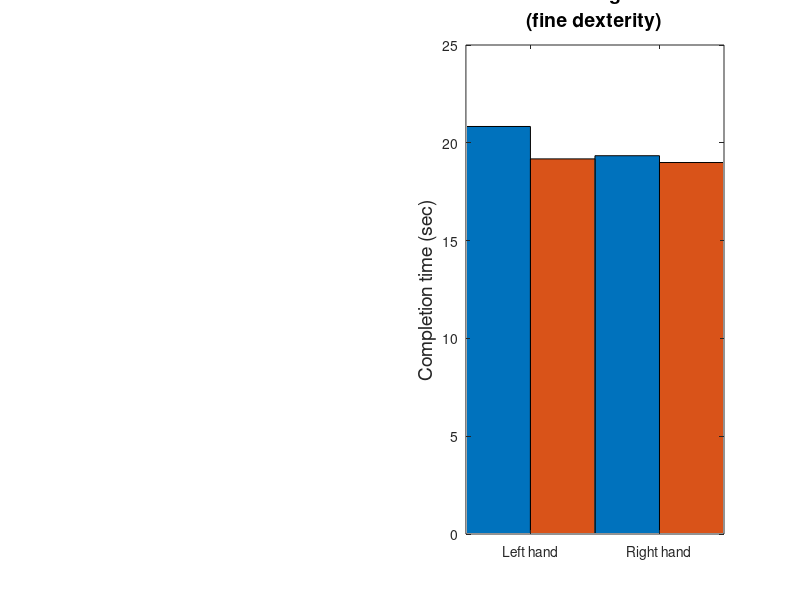

MATLAB code for this plot: (Note: this script raises an error after producing the figure.)
% This script evaluates differences in manual dexterity between non-musicians (controls)
% and skilled pianists, with a focus on both fine and gross motor performance.
%
% Two standardized behavioral assessments are used:
%   - 9-Hole Peg Test (9HPT): measures fine motor dexterity (completion time)
%   - Box and Blocks Test (B&B): measures gross motor dexterity (blocks moved per minute)
%
% The analysis is structured to address two key questions:
%   1. Do skilled individuals exhibit superior dexterity compared to controls?
%   2. Are there differences between dominant and non-dominant hand performance,
%      and do these differences depend on skill level?
%
% For each modality (9HPT and B&B), the script:
%   - Computes group-level summary statistics (mean ± SEM)
%   - Visualizes results across hands and groups
%   - Performs statistical comparisons:
%         • Between-group comparisons (rank-sum test)
%         • Within-subject hand comparisons (sign-rank test)
%
% This analysis provides a behavioral foundation for interpreting
% training-related adaptations in motor performance.

clear all;
load('dextData.mat')
subs = {'S01','S02','S03','S04','S05','S06','S07','S09','S10','S11','S12','S13','S14','S15','S17','S18','S19','S21','S23','S24'};
group = [1 1 1 2 1 2 1 1 2 2 2 1 1 1 2 2 1 1 2 2]; % groups

%% for 9HPT
%left hand 
meanNhPTCL = mean(NHPTLH(group == 1));
meanNhPTML = mean(NHPTLH(group == 2));

stdNHPTCL = std(NHPTLH(group ==1))/ sqrt(length(NHPTLH(group == 1)));
stdNHPTML = std(NHPTLH(group ==2))/ sqrt(length(NHPTLH(group == 2)));

% right hand
meanNhPTCR = mean(NHPTRH(group == 1));
meanNhPTMR = mean(NHPTRH(group == 2));

stdNHPTCR = std(NHPTRH(group ==1)) / sqrt(length(NHPTRH(group == 1)));
stdNHPTMR = std(NHPTRH(group ==2)) / sqrt(length(NHPTRH(group == 2)));

% H9HPT = [meanNhPTCR meanNhPTMR; meanNhPTCL meanNhPTML]
H9HPT = [meanNhPTCL meanNhPTML; meanNhPTCR meanNhPTMR ]

figure;

colorC = [0.4 0.7 0.9];
colorS = [0.9 0.4 0.4];

subplot(1,2,2)
h = bar(H9HPT,'BarWidth', 1);
ylabel('Completion time (sec)', 'FontSize', 14);
xticklabels({'Left hand', 'Right hand'});
title({'9-Hole Peg Test', '(fine dexterity)'},'fontsize', 14);

xCnt =  h(1).XData.' + [h.XOffset]; 
std9HPT = [stdNHPTCL stdNHPTML; stdNHPTCR stdNHPTMR ];
hold on;
er = errorbar(xCnt(:),H9HPT(:),std9HPT(:),'.','LineWidth',2)  % <--- If you want 1 errorbar object
er.Color = [0 0 0];
hold on

plot([xCnt(1) xCnt(2)], [1 1]*22, '-k','Linewidth', 2);  plot(mean([xCnt(1) xCnt(2)]), 22.6, '*k')
h(1).FaceColor = colorC;
h(2).FaceColor = colorS;
ylim([0 30])
yticks([0 10 20 30])
L = legend('controls', 'skilled', 'Orientation', 'horizontal','Location','northeast'); legend('boxoff');

box('off')
%% for B&B
%left hand 
meanBBLC = mean(BBLH(group == 1));
meanBBLM = mean(BBLH(group == 2));

stdBBLC = std(BBLH(group ==1))/ sqrt(length(BBLH(group == 1)));
stdBBLM = std(BBLH(group ==2))/ sqrt(length(BBLH(group == 2)));

% right hand
meanBBRC = mean(BBRH(group == 1));
meanBBRM = mean(BBRH(group == 2));

stdBBRC = std(BBRH(group ==1)) / sqrt(length(BBRH(group == 1)));
stdBBRM = std(BBRH(group ==2)) / sqrt(length(BBRH(group == 2)));


BB = [meanBBLC meanBBLM ;meanBBRC meanBBRM ];

subplot(1,2,1)
h = bar(BB,'BarWidth', 1);
xticklabels({'Left hand', 'Right hand'});
title({'Box and Blocks Test', '(gross dexterity)'},'fontsize', 14);

xCnt =  h(1).XData.' + [h.XOffset]; 
stdBB = [stdBBLC stdBBLM; stdBBRC stdBBRM  ];
hold on;
er = errorbar(xCnt(:),BB(:),stdBB(:),'.','LineWidth',2)  % <--- If you want 1 errorbar object
er.Color = [0 0 0];
h(1).FaceColor = colorC;
h(2).FaceColor = colorS;
ylabel('Blocks moved in 1 min', 'FontSize', 14);
ylim([0 85])
plot([xCnt(1) xCnt(2)], [1 1]*70, '-k','Linewidth', 2);  plot(mean([xCnt(1) xCnt(2)]), 72, '*k')
box('off')

%% perform comparisons 9HPT

%same hand group comparison 
p1 = ranksum(NHPTRH(group == 1),NHPTRH(group == 2)) % dominant hand 9HPT
p2 = ranksum(NHPTLH(group == 1),NHPTLH(group == 2)) % dominant hand 9HPT

% between hands comparison
p3 = signrank(NHPTRH(group == 1),NHPTLH(group == 1)) % dominant hand 9HPT
p4 = signrank(NHPTRH(group == 2),NHPTLH(group == 2)) % dominant hand 9HPT

%% perform comparisons B&B
%same hand group comparison 
p11 = ranksum(BBRH(group == 1),BBRH(group == 2)) % dominant hand 9HPT
p12 = ranksum(BBLH(group == 1),BBLH(group == 2)) % dominant hand 9HPT

% between hands comparison
p13 = signrank(BBRH(group == 1),BBLH(group == 1)) % dominant hand 9HPT
p14 = signrank(BBRH(group == 2),BBLH(group == 2)) % dominant hand 9HPT
